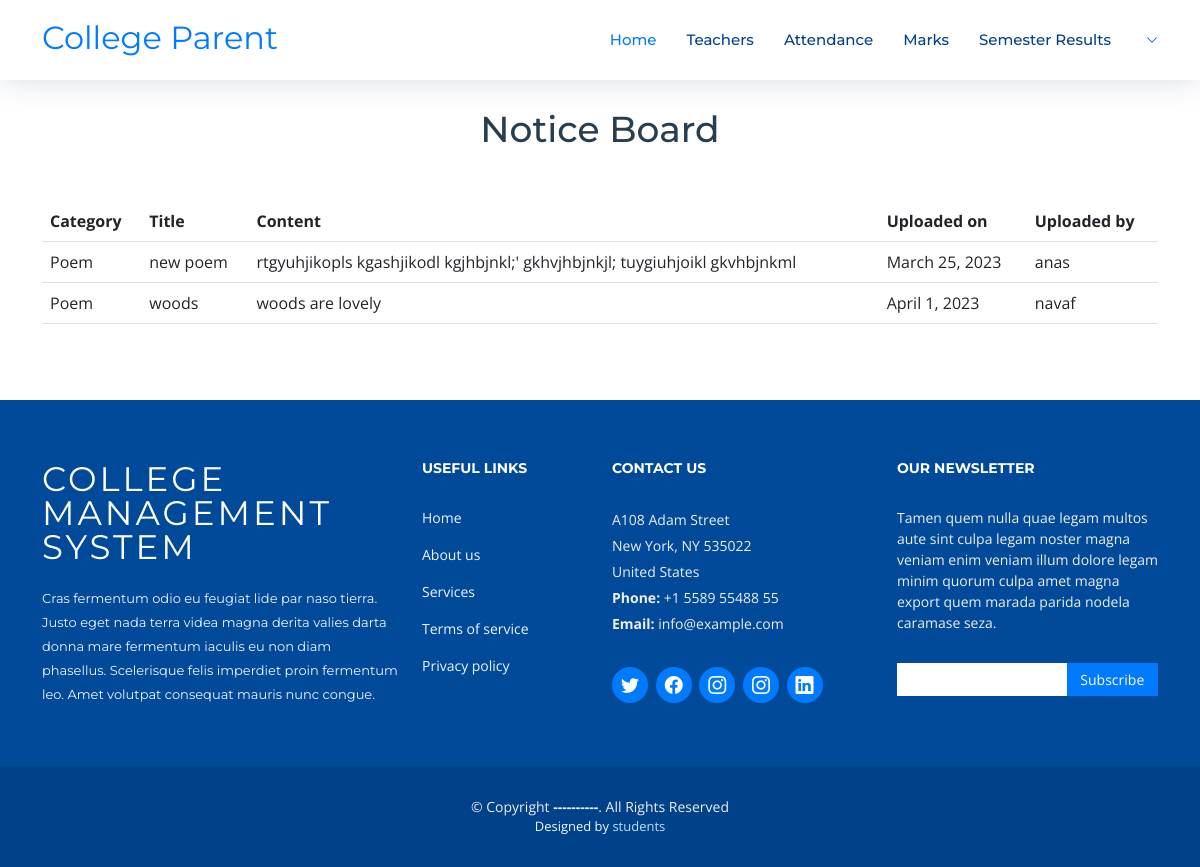
The app's page /Parent/viewParentNoticeBoard with its own data.
### student/models.py (models this page shows)
class NoticeBoard(models.Model):
    options = (
            ("Poem","Poem"),
            ('Story',"Story"),
            ('Art',"Art"),
            ('Article',"Article"),
            ('Other',"Other"),
        )
    Category = models.CharField(max_length=255,choices=options)
    Title = models.CharField(max_length=255)
    Content = models.CharField(max_length=255)
    Image = models.FileField(upload_to="noticeboard",null=True,blank=True)
    uploaded_date = models.DateField( auto_now=True)
    Status = models.BooleanField(default=False)
    student = models.ForeignKey(StudentProfile,on_delete=models.CASCADE,null=True,blank=True)

### teacher/models.py (models this page shows)
class StudentProfile(models.Model):
    options = (
    ("Computer Science Engineerning","Computer Science Engineerning"),
    ("Electronics Engineerning","Electronics Engineerning"),
    ("Civil Engineerning","Civil Engineerning"),
    ("Mechanical Engineerning","Mechanical Engineerning"),
    ("Electrical Engineerning","Electrical Engineerning")
    )
    sems = (
        ("semester 1","semester 1"),
        ("semester 2","semester 2"),
        ("semester 3","semester 3"),
        ("semester 4","semester 4"),
        ("semester 5","semester 5"),
        ("semester 6","semester 6"),
    )
    Semester = models.CharField(max_length=255,choices=sems)
    Department = models.CharField(max_length=255,choices=options)
    Register_Number = models.CharField(max_length=255)
    Blood_Group = models.CharField(max_length=255,null=True,blank=True)
    Date_of_birth = models.DateField(blank=True)
    Phone_Number = models.IntegerField()
    Address = models.CharField(max_length=255)
    Profile_Image = models.FileField(upload_to="students")
    user = models.ForeignKey(User,on_delete=models.CASCADE,null=True,blank=True)

### parent/views.py (the view)
# urls.py: path("viewParentNoticeBoard",views.viewParentNoticeBoard,name="viewParentNoticeBoard"),
def viewParentNoticeBoard(request):
    noticeboard_list = NoticeBoard.objects.filter(Status=True)
    return render(request,"parents/view-notice-board.html",{"noticeboard_list":noticeboard_list})

### templates/parents/view-notice-board.html
{% extends 'parents/index.html' %}
{% block content %}
<main id="main">
    <section id="contact" class="contact">
        <div class="container" data-aos="fade-up">
            <div class="section-header mt-5">
                <h3>Notice Board</h3>
            </div>
            <div class="row gx-lg-0 gy-4">
                <div class="col-lg-12">
                    <table class="table">
                        <thead>
                            <tr>
                                <th>Category</th>
                                <th>Title</th>
                                <th>Content</th>
                                <th>Uploaded on</th>
                                <th>Uploaded by </th>
                            </tr>
                        </thead>
                        <tbody>
                            {% for t in noticeboard_list %}
                            <tr>
                                <td>{{t.Category}}</td>
                                <td>{{t.Title}}</td>
                                <td>{{t.Content}}</td>
                                <td>{{t.uploaded_date}}</td>
                                <td>{{t.student.user.first_name}}</td>
                            </tr>
                            {% endfor %}
                        </tbody>
                    </table>
                </div>
            </div>
        </div>
    </section>
</main>
{% endblock %}

### static/assets/css/style.css (style rules this page uses)
body { background: #fff; color: #444; font-family: "Open Sans", sans-serif; }
h1, h2, h3, h4, h5, h6 { font-family: "Montserrat", sans-serif; font-weight: 400; margin: 0 0 20px 0; padding: 0; }
section { overflow: hidden; }
.section-header h3 { font-size: 36px; color: #283d50; text-align: center; font-weight: 500; position: relative; }
#contact { box-shadow: 0px 0px 12px 0px rgba(0, 0, 0, 0.1); padding: 60px 0; overflow: hidden; }
#contact .section-header { padding-bottom: 30px; }

### records on screen
NoticeBoard: Category "Poem", Title "new poem", Content "rtgyuhjikopls kgashjikodl kgjhbjnkl;' gkhvjhbjnkjl; tuygiuhjoikl gkvhbjnkml", uploaded_date "March 25, 2023", student.user.first_name "anas"
NoticeBoard: Category "Poem", Title "woods", Content "woods are lovely", uploaded_date "April 1, 2023", student.user.first_name "navaf"
